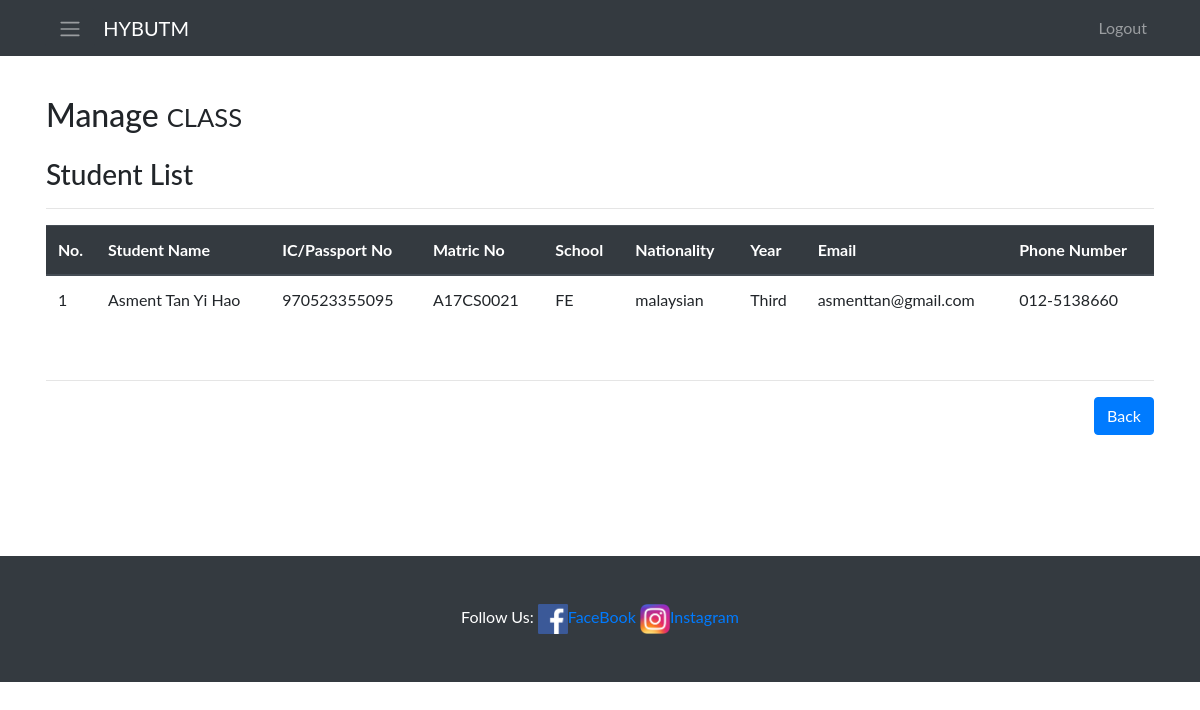
/ManageClass/view.php?section=HYB02A, run on the app's committed database.
### tables this page shows
CREATE TABLE `student` (
  `sid` int(11) NOT NULL,
  `username` varchar(255) NOT NULL,
  `password` varchar(255) NOT NULL,
  `name` varchar(255) NOT NULL,
  `icno` varchar(255) NOT NULL,
  `matric` varchar(255) NOT NULL,
  `school` varchar(255) NOT NULL,
  `national` varchar(255) NOT NULL,
  `year` varchar(255) NOT NULL,
  `email` varchar(255) NOT NULL,
  `pnum` varchar(255) NOT NULL,
  `course` varchar(255) NOT NULL,
  `section` varchar(11) NOT NULL,
  `status` varchar(255) NOT NULL DEFAULT 'Pending',
  `image` longblob NOT NULL,
  `outstanding` float NOT NULL DEFAULT '50',
  `paid` float NOT NULL
);

### ManageClass/view.php (the view, shortened to what this page needs)
<!DOCTYPE html>
<html lang="en">
<head>
    <link href="../startbootstrap-blog-home-gh-pages/vendor/bootstrap/css/bootstrap.min.css" rel="stylesheet">
    <link href="https://stackpath.bootstrapcdn.com/font-awesome/4.7.0/css/font-awesome.min.css" rel="stylesheet" />
    <link href="../startbootstrap-blog-home-gh-pages/css/blog-home.css" rel="stylesheet">
</head>
<body>
    <nav class="navbar navbar-expand-lg navbar-dark bg-dark fixed-top">
        <div class="container">
            <button class="btn btn-dark" onclick="openNav()"><i class="navbar-toggler-icon"></i></button>&nbsp;&nbsp;
            <a class="navbar-brand" href="../AdminPage.php">HYBUTM</a>
            <div class="collapse navbar-collapse" id="navbarResponsive">
                <ul class="navbar-nav ml-auto">
                    <li class="nav-item">
                        <a class="nav-link" href="../logout.php">Logout</a>
                    </li>
                </ul>
            </div>
        </div>
    </nav>
    <div id="main" class="container" style="min-height:500px;">
        <div>
            <h2 class="my-4">Manage
                <small>CLASS</small>
            </h2>
            <h3>Student List</h3>
            <hr>
        </div>
        <?php
        include 'dbConnect.php';
        $section = $_GET['section'];
        $sql = "SELECT * FROM student WHERE section='$section'";
        $result = $conn->query($sql);
        $num = 1;
        ?>
        <table class='table' id='myTable' style='width:100%;'>
            <thead class="thead-dark">
                <tr>
                    <th>No.</th>
                    <th>Student Name</th>
                    <th>IC/Passport No</th>
                    <th>Matric No</th>
                    <th>School</th>
                    <th>Nationality</th>
                    <th>Year</th>
                    <th>Email</th>
                    <th>Phone Number</th>
                </tr>
            </thead>
            <tbody>
                <?php if ($result->num_rows > 0) {
                    while ($row = $result->fetch_assoc()) {
                        ?>
                        <tr>
                            <td style='width:50px;'><?= $num ?></td>
                            <td><?= $row['name'] ?></td>
                            <td><?= $row['icno'] ?></td>
                            <td><?= $row['matric'] ?></td>
                            <td><?= $row['school'] ?></td>
                            <td><?= $row['national'] ?></td>
                            <td><?= $row['year'] ?></td>
                            <td><?= $row['email'] ?></td>
                            <td><?= $row['pnum'] ?></td>
                        </tr>
                <?php $num++;
                    }
                }
                ?>
            </tbody>
        </table>
        <br>
        <hr>
        <div align="right">
            <a role="button" href="manageClass.php" class="btn btn-rounded btn-primary">Back</a>
        </div>
    </div>
    <footer class="py-5 bg-dark">
        <div class="container">
            <p class="m-0 text-center text-white">Follow Us:
                <a href="http://wwww.facebook.com/hybutm" target="_blank">
                    <img src="../images/fb-art.png" alt="FaceBook Page" style="width:30px;height:30px;" id="fb">FaceBook
                </a>
                <a href="https://www.instagram.com/hybutm/" target="_blank">
                    <img src="../images/ig-logo-email.png" alt="Instagram" style="width:30px;height:30px;" id="Insta">Instagram
                </a></p>
        </div>
    </footer>
</body>
</html>

### ManageClass/view.php (style rules this page uses)
body { font-family: "Lato", sans-serif; }
#main { transition: margin-left .5s; padding: 16px; }

### data on the page
student: name "Asment Tan Yi Hao", icno "970523355095", matric "A17CS0021", school "FE", national "malaysian", year "Third", email "asmenttan@gmail.com", pnum "012-5138660"
